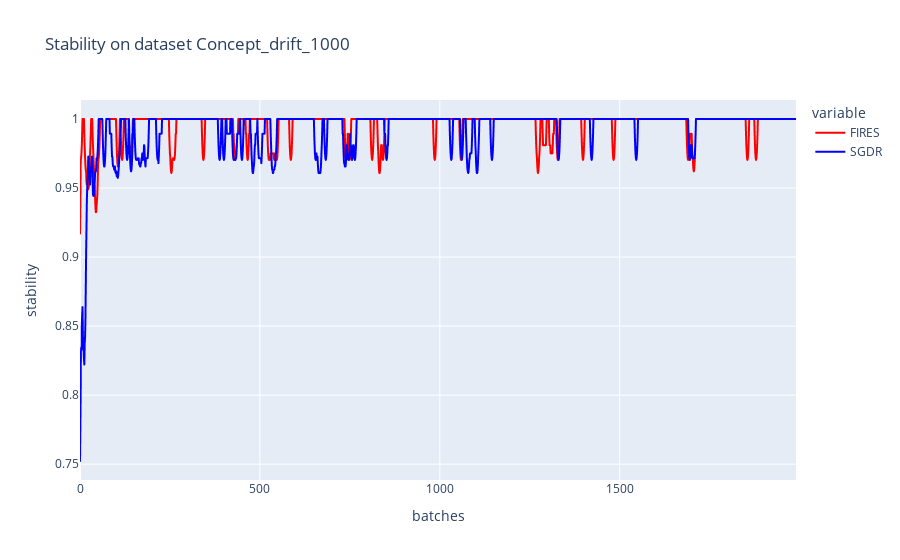

The notebook cell saved with this chart:
### Code cell
# stability
title = "Stability on dataset {}".format(dataset_name)
col_names = ["FIRES", "SGDR"]
d = {"FIRES":fires_stability, "SGDR":sgdr_stability}
df = pd.DataFrame(d, columns=col_names)
fig = px.line(df, y = col_names, title=title, labels={"index":"batches", "value":"stability"}, color_discrete_map={'FIRES': 'red', "SGDR": "blue"})
stability_trace = fig["data"]
fig.show()

### Figure 1 — Plotly figure (JSON) as saved in the notebook; plotly's stock layout.template omitted (floating-point values rounded to 4 significant figures; data arrays with more than 128 entries replaced by an {"elided": "..."} marker saying what was removed)
{"data": [{"hovertemplate": "variable=FIRES<br>batches=%{x}<br>stability=%{y}<extra></extra>", "legendgroup": "FIRES", "line": {"color": "red", "dash": "solid"}, "mode": "lines", "name": "FIRES", "showlegend": true, "type": "scattergl", "x": {"elided": "1991 int values"}, "xaxis": "x", "y": {"elided": "1991 float values"}, "yaxis": "y"}, {"hovertemplate": "variable=SGDR<br>batches=%{x}<br>stability=%{y}<extra></extra>", "legendgroup": "SGDR", "line": {"color": "blue", "dash": "solid"}, "mode": "lines", "name": "SGDR", "showlegend": true, "type": "scattergl", "x": {"elided": "1991 int values"}, "xaxis": "x", "y": {"elided": "1991 float values"}, "yaxis": "y"}], "layout": {"legend": {"title": {"text": "variable"}, "tracegroupgap": 0}, "title": {"text": "Stability on dataset Concept_drift_1000"}, "xaxis": {"anchor": "y", "domain": [0, 1], "title": {"text": "batches"}}, "yaxis": {"anchor": "x", "domain": [0, 1], "title": {"text": "stability"}}}}
